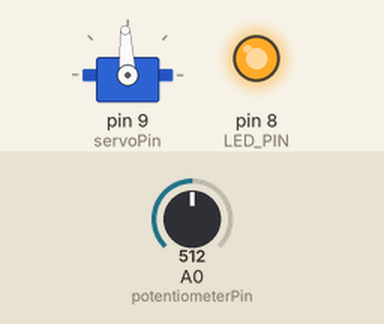
A sketch run on a simulated Arduino Uno, built with avr-gcc and run on an emulated ATmega328P. On the bench: servo, output pins drawn as LEDs (lit = HIGH). The inputs (shaded band) are chosen by the test bench; at power-on: A0 (potentiometerPin) = 512.

Above: at 8.2 s.
8.3 s: A0 (potentiometerPin) set to 716
At 8.7 s:
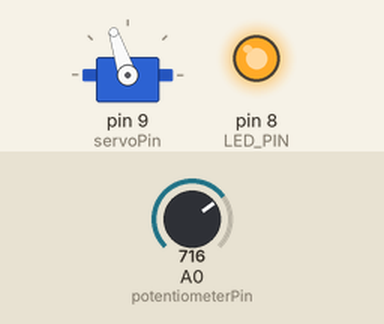
9.8 s: A0 (potentiometerPin) set to 900
At 11.0 s:
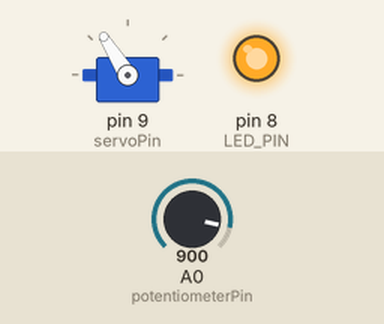
11.3 s: A0 (potentiometerPin) set to 306
At 12.2 s:
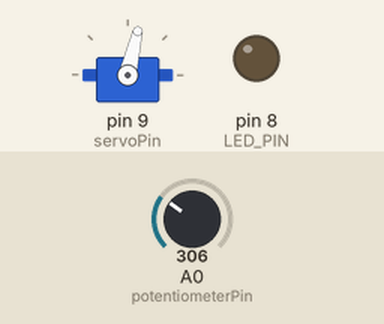
12.8 s: A0 (potentiometerPin) set to 0
At 13.3 s:
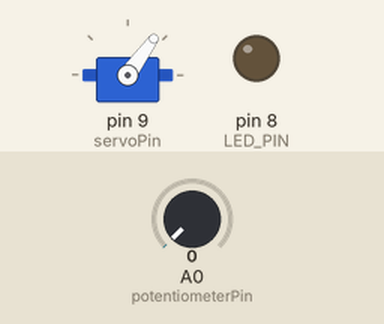
14.3 s: A0 (potentiometerPin) set to 511
At 15.6 s:
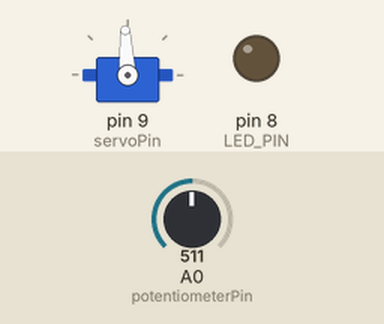
Timing chart, 0 to 16.8 s (numbered marks = the images above; inputs shaded):
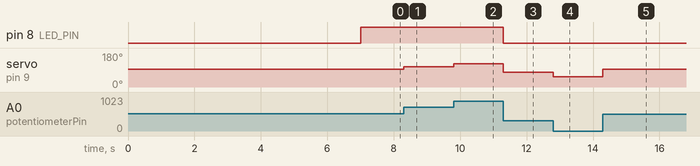

Measured:
- after the input at 8.3 s, servo on pin 9 (servoPin): 93° → 108° at once
- after the input at 9.8 s, servo on pin 9 (servoPin): 108° → 122° at once
- after the input at 11.3 s, pin 8 (LED_PIN): HIGH → LOW at once; servo on pin 9 (servoPin): 122° → 77° at once
- after the input at 12.8 s, servo on pin 9 (servoPin): 77° → 54° at once
- after the input at 14.3 s, servo on pin 9 (servoPin): 54° → 93° at once

The sketch:

ESC.ino
```cpp
#include <Servo.h>
#define LED_PIN 8
byte servoPin = 9; // signal pin for the ESC.
byte potentiometerPin = A0; // analog input pin for the potentiometer.
Servo servo;

void setup() {

pinMode(LED_PIN, OUTPUT);

servo.attach(servoPin);
servo.writeMicroseconds(1500); // send "stop" signal to ESC. Also necessary to arm the ESC.

delay(7000); // delay to allow the ESC to recognize the stopped signal.
}

void loop() {

int potentiometerValue = analogRead(potentiometerPin);
int brightness = potentiometerValue / 4;
analogWrite(LED_PIN, brightness);

int potVal = analogRead(potentiometerPin); // read input from potentiometer.

int pwmVal = map(potVal,0, 1023, 1100, 1900); // maps potentiometer values to PWM value.

servo.writeMicroseconds(pwmVal); // Send signal to ESC.
}
```
